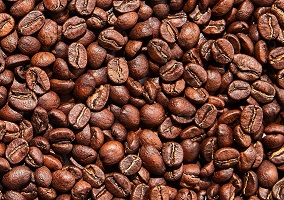
#> input picture Texture Synthesizing and Texture Transfer/coffee.jpg, 284 x 200 px
$ python TextureSynthesize.py
#> lines starting #> are read from the running program, lines starting #| are printed output that depends on the picture
import numpy as np
import cv2
from random import randint

patch_size = 100
overlap = 10


def find_best_top(data, sample):
    w, h = len(sample[0]), len(sample)
    ssd = np.zeros((h - patch_size, w - patch_size))
    for x in range(patch_size):
        for y in range(overlap):
            sq = np.square(sample[y:h - patch_size + y, x:w - patch_size + x] - data[y, x])
            ssd += sq[:, :, 0] + sq[:, :, 1] + sq[:, :, 2]
    return ssd


def find_best_left(data, sample):
    w, h = len(sample[0]), len(sample)
    ssd = np.zeros((h - patch_size, w - patch_size))
    for x in range(overlap):
        for y in range(patch_size):
            sq = np.square(sample[y:h - patch_size + y, x:w - patch_size + x] - data[y, x])
            ssd += sq[:, :, 0] + sq[:, :, 1] + sq[:, :, 2]
    return ssd


def find_best_top_left(data, sample):
    w, h = len(sample[0]), len(sample)
    ssd = find_best_top(data, sample)
    for x in range(overlap):
        for y in range(overlap, patch_size):
            sq = np.square(sample[y:h - patch_size + y, x:w - patch_size + x] - data[y, x])
            ssd += sq[:, :, 0] + sq[:, :, 1] + sq[:, :, 2]
    return ssd


def calc_best_cut_line(cost):
    dp = np.ones((patch_size, overlap)) * 1000_000_000_000_000_000_000
    par = np.zeros((patch_size, overlap))
    # initializing
    for i in range(overlap):
        dp[0, i] = cost[i, 0]
    # calc dp
    for x in range(1, patch_size):
        for state in range(overlap):
            dp[x, state] = dp[x - 1, state]
            par[x, state] = state
            if state != 0 and dp[x - 1, state - 1] < dp[x, state]:
                dp[x, state], par[x, state] = dp[x - 1, state - 1], state - 1
            if state + 1 != overlap and dp[x - 1, state + 1] < dp[x, state]:
                dp[x, state], par[x, state] = dp[x - 1, state + 1], state + 1
            dp[x, state] += cost[state, x]
    min_state_of_last = 0
    for i in range(overlap):
        if dp[patch_size-1, i] < dp[patch_size-1, min_state_of_last]:
            min_state_of_last = i
    return int(min_state_of_last), par


def mix_patch_top(patch, output, x, y):
    bef_data = output[y:y+overlap, x:x+patch_size]
    cost = np.abs(bef_data - patch[:overlap, :])
    cost = cost[:, :, 0] + cost[:, :, 1] + cost[:, :, 2]
    cur_state, par = calc_best_cut_line(cost)
    for cur in range(patch_size-1, -1, -1):
        output[y+cur_state:y+overlap, x+cur] = patch[cur_state:overlap, cur]
        if cur == 0:
            break
        cur_state = int(par[cur, cur_state])
    output[y + overlap:y + patch_size, x:x + patch_size] = patch[overlap:, :]


def mix_patch_left(patch, output, x, y):
    bef_data = output[y:y + patch_size, x:x + overlap]
    cost = np.abs(bef_data - patch[:, :overlap])
    cost = cost[:, :, 0] + cost[:, :, 1] + cost[:, :, 2]
    cost = cost.transpose()
    cur_state, par = calc_best_cut_line(cost)
    for cur in range(patch_size-1, -1, -1):
        output[y+cur, x+cur_state:x+overlap] = patch[cur, cur_state:overlap]
        if cur == 0:
            break
        cur_state = int(par[cur, cur_state])
    output[y:y + patch_size, x + overlap:x + patch_size] = patch[:, overlap:]


def mix_patch_top_left(patch, output, x, y):
    # left data
    patch = np.copy(patch)
    bef_data_left = output[y:y + patch_size, x:x + overlap]
    cost_left = np.abs(bef_data_left - patch[:, :overlap])
    cost_left = cost_left[:, :, 0] + cost_left[:, :, 1] + cost_left[:, :, 2]
    cost_left = cost_left.transpose()
    cur_state, par = calc_best_cut_line(cost_left)
    for cur in range(patch_size-1, -1, -1):
        patch[cur, :cur_state] = output[y+cur, x:x+cur_state]
        if cur == 0:
            break
        cur_state = int(par[cur, cur_state])
    # top data
    bef_data_top = output[y:y + overlap, x:x + patch_size]
    cost_top = np.abs(bef_data_top - patch[:overlap, :])
    cost_top = cost_top[:, :, 0] + cost_top[:, :, 1] + cost_top[:, :, 2]
    cur_state, par = calc_best_cut_line(cost_top)
    for cur in range(patch_size-1, -1, -1):
        patch[:cur_state, cur] = output[y:y+cur_state, x+cur]
        if cur == 0:
            break
        cur_state = int(par[cur, cur_state])
    output[y:y + patch_size, x:x + patch_size] = patch


def main():
    sample = cv2.imread("coffee.jpg")
#> sample is the input picture: shape (200, 284, 3); mean B, G, R 53.3, 67.3, 113.3

    sample_w, sample_h = len(sample[0]), len(sample)
#> sample_w = 284; sample_h = 200

    w, h = (patch_size - overlap) * 7 + overlap, (patch_size - overlap) * 7 + overlap
    print(w, h, w - patch_size, h - patch_size)
    output = np.zeros((h, w, 3))
    # initialization of output
    rand_x, rand_y = randint(0, sample_w - patch_size - 1), randint(0, sample_h - patch_size - 1)
#> rand_x = 98; rand_y = 97
    output[:patch_size, :patch_size] = sample[rand_y:rand_y + patch_size, rand_x:rand_x + patch_size]
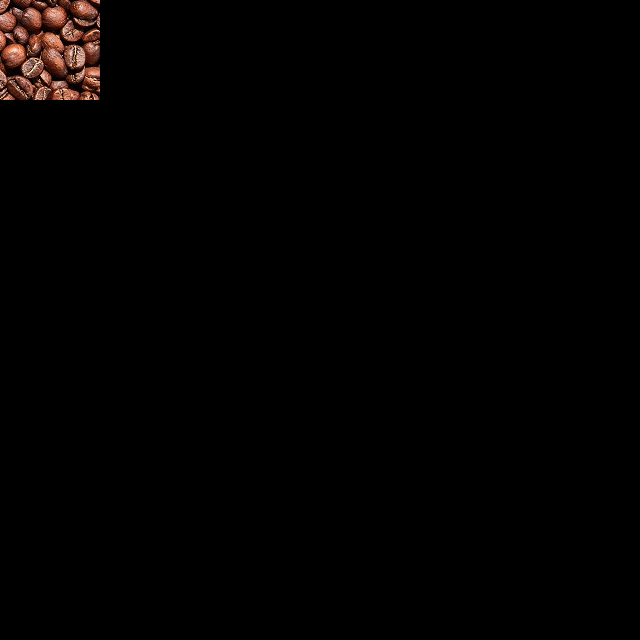
#> output: shape (640, 640, 3) float64; mean B, G, R 1.3, 1.7, 2.9
    for x in range(0, w - patch_size + 1, patch_size - overlap):
        for y in range(0, h - patch_size + 1, patch_size - overlap):
            print("filling ", x, y)
            data = output[y:y + patch_size, x:x + patch_size]
            if x == y == 0:
                continue
            if x == 0:
                ssd = find_best_top(data, sample)
            elif y == 0:
                ssd = find_best_left(data, sample)
            else:
                ssd = find_best_top_left(data, sample)
            ind = randint(0, 9)
            ssd_of_selected_patch = np.partition(np.reshape(ssd, len(ssd) * len(ssd[0])), ind)[ind]
            itemindex = np.where(ssd == ssd_of_selected_patch)
            found_x, found_y = itemindex[1][0], itemindex[0][0]
            patch = sample[found_y:found_y + patch_size, found_x:found_x + patch_size]
            if x == 0:
                mix_patch_top(patch, output, int(x), int(y))
            elif y == 0:
                mix_patch_left(patch, output, int(x), int(y))
            else:
                mix_patch_top_left(patch, output, int(x), int(y))
#> this loop made 7 passes
#> pass 2, in mix_patch_top_left, `patch = np.copy(patch)`:
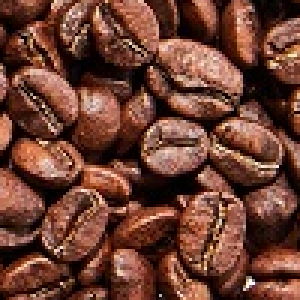
#> patch: shape (100, 100, 3) (shown 3 times larger); mean of channels 0, 1, 2 50.3, 64.3, 109.6; drawn as B, G, R
#> pass 2, in mix_patch_top_left (call 2), `patch = np.copy(patch)`:
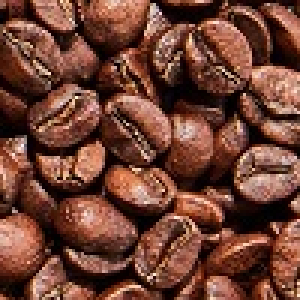
#> patch: shape (100, 100, 3) (shown 3 times larger); mean of channels 0, 1, 2 51.9, 66.1, 112.3; drawn as B, G, R
#> after the loop:
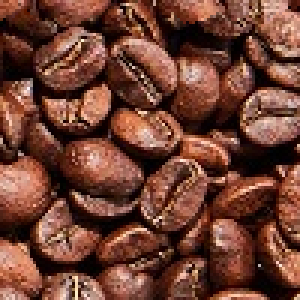
#> data: shape (100, 100, 3) float64 (shown 3 times larger); mean B, G, R 50.9, 65.2, 112.1
#> after the loop:
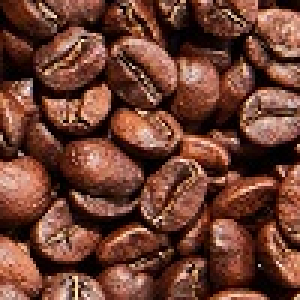
#> patch: shape (100, 100, 3) (shown 3 times larger); mean B, G, R 50.5, 64.6, 110.7
#> after the loop:
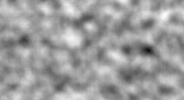
#> ssd: shape (100, 184) float64; min 17054372, max 54904737, mean 40479233.3; drawn with min black and max white
    cv2.imshow("output", output.astype(np.uint8))
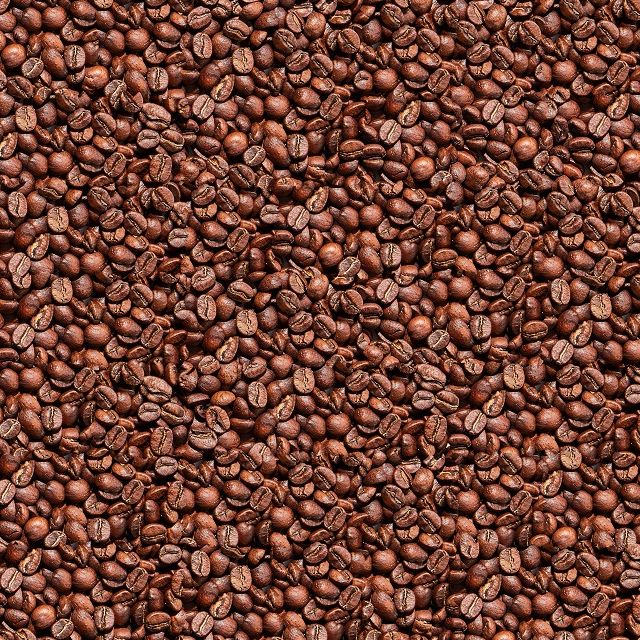
#> window 'output': shape (640, 640, 3); mean B, G, R 52.3, 66.4, 113.2
    cv2.imwrite("BiggerImage.jpg", output.astype(np.uint8))
    cv2.waitKey()
    cv2.destroyAllWindows()


if __name__ == '__main__':
    main()
